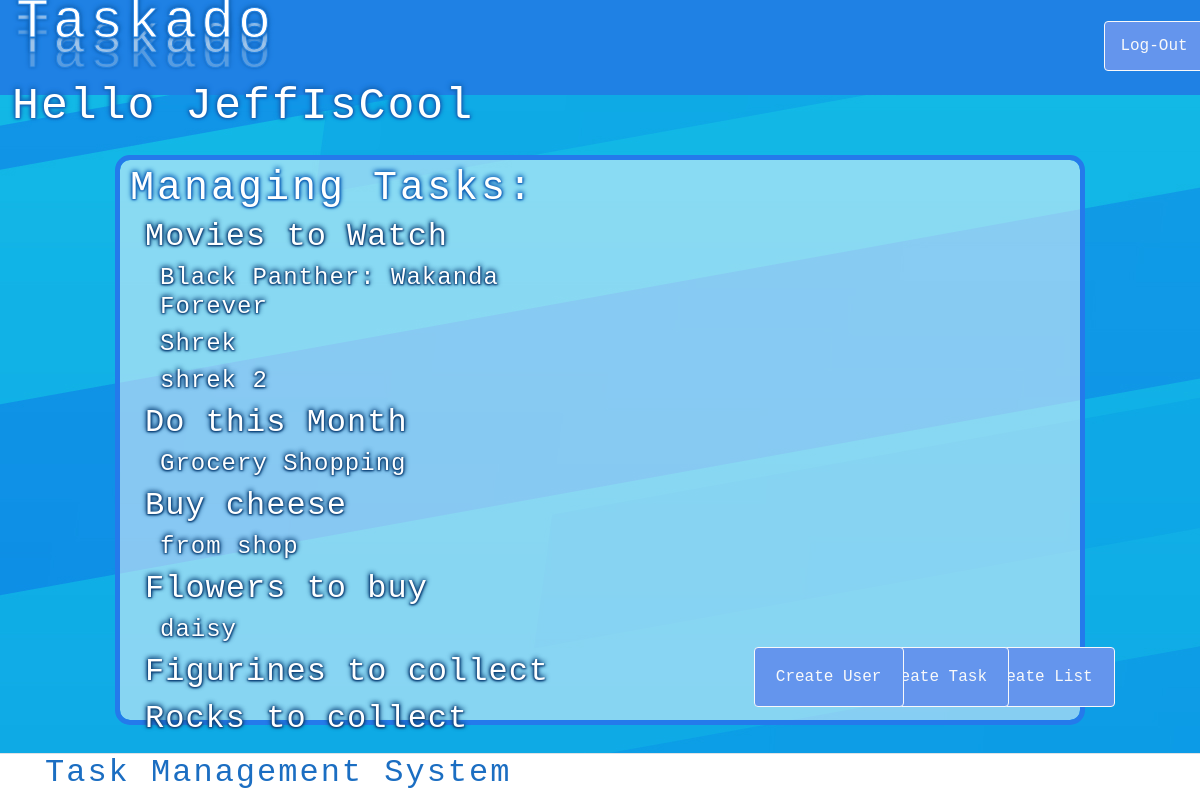
/Admin_Homepage.php?Users=JeffIsCool, run on the app's committed database.
### tables this page shows
CREATE TABLE "Lists" (
	"ListID"	INTEGER NOT NULL,
	"ListName"	TEXT NOT NULL,
	"Users_UserID"	INTEGER,
	FOREIGN KEY("Users_UserID") REFERENCES "Users"("UserID"),
	PRIMARY KEY("ListID")
);

CREATE TABLE "Tasks" (
	"TaskID"	INTEGER NOT NULL,
	"TaskName"	TEXT NOT NULL,
	"Description"	TEXT,
	"Users_UserID"	INTEGER,
	"Lists_ListID"	INTEGER,
	"Completed"	INTEGER,
	FOREIGN KEY("Users_UserID") REFERENCES "Users"("UserID"),
	PRIMARY KEY("TaskID")
);

### db_queries.php (called while the page is built, shortened)
<?php
function getID($uname)
{
    $db = new SQLite3('TaskMangementDB.db');
    $sql = "SELECT UserID FROM Users WHERE Username='" . $uname . "'";
    $stmt = $db->prepare($sql);
    $result = $stmt->execute();
    while ($row = $result->fetchArray()) {
        $arrayResult[] = $row;
    }
    return $arrayResult;
}
function ListInfo($id)
{
    $db = new SQLite3('TaskMangementDB.db');
    $sql = "SELECT ListID, ListName FROM Lists WHERE Users_UserID='" . $id . "'";
    $stmt = $db->prepare($sql);
    $result = $stmt->execute();
    while ($row = $result->fetchArray()) {
        $arrayResult[] = $row;
    }
    return $arrayResult;
}
function TaskInfo($id)
{
    $db = new SQLite3('TaskMangementDB.db');
    $sql = "SELECT TaskName, Completed FROM Tasks WHERE Lists_ListID='" . $id . "'";
    $stmt = $db->prepare($sql);
    $result = $stmt->execute();
    $arrayResult = [];
    while ($row = $result->fetchArray()) {
        $arrayResult[] = $row;
    }
    return $arrayResult;
}

### Admin_Homepage.php (the view, shortened to what this page needs)
<?php
require("NavBar.php");
require("db_queries.php");
$userID = getID($_GET['Users']);
$List = ListInfo($userID[0][0]);
?>
<body class="bgColor">
    <nav class="navbar navbar-light navbarStart justify-content-between" style="height: 95px">
        <div>
            <h1 class="titlefont3">Taskado</h1>
            <h1 class="titlefont2">Taskado</h1>
            <h1 class="titlefont1">Taskado</h1>
        </div>
        <a href="StartPage.php"><button class="signupButton1 buttonText btn btn-outline-light my-2 my-sm-0 " style="background-color:cornflowerblue" type="submit">Log-Out</button></a>
    </nav>
    <div class="container">
        <main role="main" class="pb-3">
            <h1 class="pagefont"> Hello <?php echo $_GET['Users']; ?></h1>
            <br>
        </main>
    </div>
    <nav class="box1">
        <h1 class="titlefont4">Managing Tasks:</h1>
        <br>
        <br>
        <?php for ($I = 0; $I < count($List); $I++) {
            $Tasks = TaskInfo($List[$I][0]) ?>
            <div class="col">
                <div class="ListTitle">
                    <h2 style="color:white; text-shadow: -1px 1px 2px #0f467c, 1px 1px 2px #0f467c, 1px -1px 5px #0f467c, -1px -1px 5px #0f467c; letter-spacing: 1px; font-family: monospace;"><?php echo $List[$I][1]; ?></h2>
                </div>
                <div class="TaskBox col-6">
                    <?php $Z = 0;
                    if ($Tasks != NULL) {
                        while ($Z < count($Tasks)) { ?>
                            <div class="TaskName">
                                <h4 style="color:white; text-shadow: -1px 1px 2px #0f467c, 1px 1px 2px #0f467c, 1px -1px 5px #0f467c, -1px -1px 5px #0f467c; letter-spacing: 1px; font-family: monospace;"><?php echo $Tasks[$Z][0]; ?></h4>
                            </div>
                    <?php $Z++;
                        }
                    }
                    ?>
                </div>
            </div>
        <?php }
        ?>
        <div>
            <a href=<?php echo "Create_List.php?id=" . $userID[0][0]; ?>><button class="CreateListButton buttonText btn btn-outline-light my-2 my-sm-0 " style="background-color:cornflowerblue" type="submit">Create List</button></a>
            <a href=<?php echo "Create_Task.php?id=" . $userID[0][0]; ?>><button class="CreateTaskButton buttonText btn btn-outline-light my-2 my-sm-0 " style="background-color:cornflowerblue" type="submit">Create Task</button></a>
            <a href=<?php echo "CreateNew_Admin.php?id=" . $userID[0][0]; ?>><button class="CreateUserButton buttonText btn btn-outline-light my-2 my-sm-0 " style="background-color:cornflowerblue" type="submit">Create User</button></a>
        </div>
    </nav>
</body>
<?php require("Footer.php"); ?>

### NavBar.php (shortened to what this page needs)
<!doctype html>
<html lang="en">
<head>
    <link rel="stylesheet" href="site.css" />
    <link rel="stylesheet" href="https://stackpath.bootstrapcdn.com/bootstrap/4.3.1/css/bootstrap.min.css">
</head>

### Footer.php (shortened to what this page needs)
<footer class="border-top footer text-muted">
    <div class="container">
        <h2 class="footerfont">Task Management System</h2>
    </div>
</footer>
</body>
</html>

### site.css (style rules this page uses)
.titlefont1 { font-family: monospace; font-size: 55px; letter-spacing: 4px; white-space: nowrap; color: #ffffff; position: absolute; top: -10px; -webkit-text-stroke: 1px #1f81e4; text-shadow: -1px 1px 2px #1467ba, 1px 1px 2px #1467ba, 1px -1px 5px #1467ba, -1px -1px 5px #1467ba; }
.titlefont2 { font-family: monospace; font-size: 55px; letter-spacing: 4px; white-space: nowrap; color: #ffffffb7; position: absolute; top: 5px; opacity: 0.7; -webkit-text-stroke: 1px #1f81e4; text-shadow: -1px 1px 2px #1467ba, 1px 1px 2px #1467ba, 1px -1px 5px #1467ba, -1px -1px 5px #1467ba; }
.titlefont3 { font-family: monospace; font-size: 55px; letter-spacing: 4px; white-space: nowrap; color: #ffffff88; position: absolute; top: 20px; opacity: 0.5; -webkit-text-stroke: 1px #1f81e4; text-shadow: -1px 1px 2px #1467ba, 1px 1px 2px #1467ba, 1px -1px 5px #1467ba, -1px -1px 5px #1467ba; }
.titlefont4 { font-family: monospace; font-size: 40px; letter-spacing: 3px; white-space: nowrap; color: #ffffff; position: absolute; top: 5px; text-shadow: -1px 1px 2px #1467ba, 1px 1px 2px #1467ba, 1px -1px 5px #1467ba, -1px -1px 5px #1467ba }
.pagefont { font-family: monospace; font-size: 280%; letter-spacing: 2px; white-space: nowrap; color: #ffffff; position: absolute; top: 10%; left: 1%; text-shadow: -1px 1px 2px #1467ba, 1px 1px 2px #1467ba, 1px -1px 5px #1467ba, -1px -1px 5px #1467ba; }
body { background-image: url("blueBkg1.jpg"); }
.footerfont { font-family: monospace; color: #1b6ec2; letter-spacing: 2px; text-shadow: #000000; }
.box1 { height: 70%; width: 80%; border-radius: 10px; padding: 10px; position: absolute; bottom: 10%; left: 10%; background: rgba(255, 255, 255, 0.5); outline: solid 5px #247aeb; }
.CreateListButton { top: 87%; left: 88%; width: 150px; height: 60px; font-size: 70px; position: absolute; background-color: #1623ce; border-radius: 20px; }
.CreateTaskButton { top: 87%; left: 77%; width: 150px; height: 60px; font-size: 70px; position: absolute; background-color: #1623ce; border-radius: 20px; }
.CreateUserButton { top: 87%; left: 66%; width: 150px; height: 60px; font-size: 70px; position: absolute; background-color: #1623ce; border-radius: 20px; }
.navbarStart { background-color: #1f81e4; }
.signupButton1 { top: 22.5%; left: 92%; width: 100px; height: 50px; position: absolute; background-color: #fff; border-radius: 20px; }
.buttonText { font-family: monospace; font-size: 65px; }
html { font-size: 14px; }
@media (min-width: 768px) { html { font-size: 16px; } }
.border-top { border-top: 1px solid #e5e5e5; }
html { position: relative; min-height: 100%; }
body { margin-bottom: 60px; }
.footer { position: absolute; bottom: 0; width: 100%; white-space: nowrap; line-height: 60px; background-color: rgb(255, 255, 255); }
.bgColor { background-color: rgb(119, 173, 231); }
.container { min-height: 100%; }

### data on the page
lists: ListName "Movies to Watch"
tasks: TaskName "Black Panther: Wakanda Forever"
tasks: TaskName "Shrek"
tasks: TaskName "shrek 2"
lists: ListName "Do this Month"
tasks: TaskName "Grocery Shopping"
lists: ListName "Buy cheese"
tasks: TaskName "from shop"
lists: ListName "Flowers to buy"
tasks: TaskName "daisy"
lists: ListName "Figurines to collect"
lists: ListName "Rocks to collect"

### other printed values
$_GET['Users'] "JeffIsCool"
